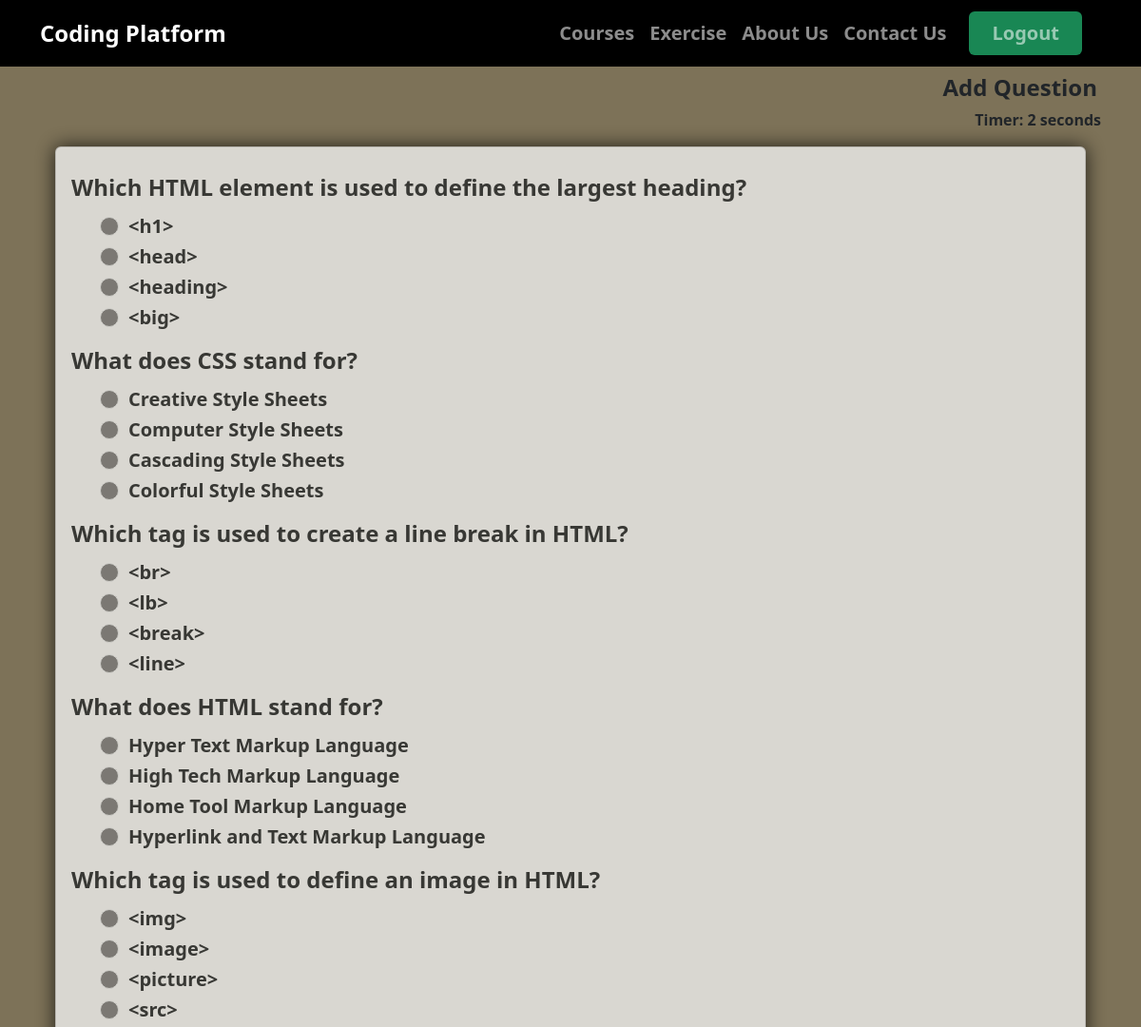
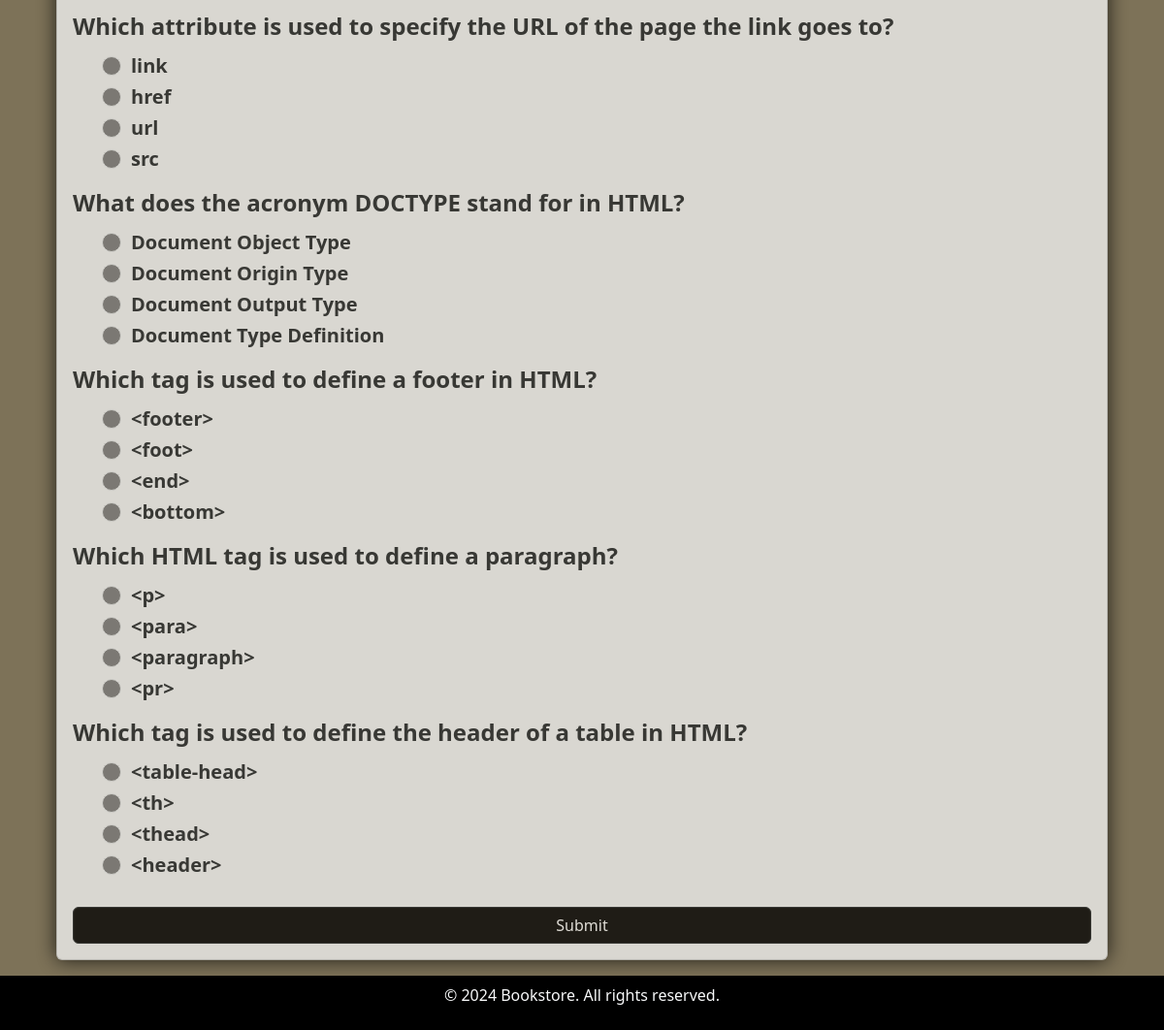
Screenshot of /exercise/ (signed in) with the database file from the repository (2 pictures, top to bottom).
### codingChallenge/models.py (models this page shows, shortened)
class QuesModel(models.Model):
    question = models.CharField(max_length=200)
    op1 = models.CharField(max_length=200)
    op2 = models.CharField(max_length=200)
    op3 = models.CharField(max_length=200)
    op4 = models.CharField(max_length=200)
    ans = models.CharField(max_length=200)

### codingChallenge/views.py (the view)
# urls.py: path('exercise/', exercise, name='exercise'),
@login_required(login_url='login')
def exercise(request):
    if request.method == 'POST':
        questions = QuesModel.objects.all()
        score = 0
        wrong = 0
        correct = 0
        total = 0
        wrong_answers = []
        for q in questions:
            total += 1
            selected_answer = request.POST.get(str(q.id))
            print("Selected Answer:", selected_answer)
            print("Correct Answer:", q.ans)
            print()
            if selected_answer and q.ans:
                selected_answer = selected_answer.strip().upper()
                correct_answer = q.ans.strip().upper()
                if selected_answer == correct_answer:
                    score += 10
                    correct += 1
                else:
                    wrong += 1
                    wrong_answers.append(q)
                ExerciseResult.objects.create(
                    user=request.user,
                    score=score,
                    selected_answer=selected_answer,  # Set the selected answer
                    correct=selected_answer == correct_answer,
                )
            else:
                print("Error: Selected answer or correct answer missing")
        percent = score / (total * 10) * 100
        print("Score:", score)
        print("Percentage:", percent)
        context = {
            'score': score,
            'time': request.POST.get('timer'),
            'correct': correct,
            'wrong': wrong,
            'percent': percent,
            'total': total,
            'questions': wrong_answers
        }
        return render(request, 'result.html', context)
    else:
        all_questions = QuesModel.objects.all()
        random_questions = sample(list(all_questions),min(len(all_questions),10))
        context = {'questions': random_questions}
        return render(request, 'exercise.html', context)

### codingChallenge/templates/exercise.html (shortened to what this page needs)
{% extends "base.html" %}
{% block content %}
{% load static %}
<div class="container ">
    {% if request.user.username == 'asdf' %}
    <div align="right" class="fs-4 p-1 fw-bold">
        <a class="nav-link text-dark" href="{% url 'addQuestion' %}">Add Question</a>
    </div>
    {% endif %}
    <div align="right" id="displaytimer"><b>Timer: 0 seconds</b></div>
    <form method='post' action='' class="card bg-light opacity-75 p-3 m-3">
        {% for q in questions%}
        <div class="form-group">
            <label class="fs-4 my-2 fw-bold" for="question">{{q.question}}</label>
        </div>
        <div class="form-check fs-5">
            <div class="form-check">
                <input class="form-check-input bg-black opacity-50" type="radio" name="{{q.id}}" id="gridRadios1" value="{{q.op1}}">
                <label class="form-check-label fw-semibold" for="gridRadios1">
                    {{q.op1}}
                </label>
            </div>
            <div class="form-check">
                <input class="form-check-input bg-black opacity-50" type="radio" name="{{q.id}}" id="gridRadios2" value="{{q.op2}}">
                <label class="form-check-label fw-semibold" for="gridRadios2">
                    {{q.op2}}
                </label>
            </div>
            <div class="form-check">
                <input class="form-check-input bg-black opacity-50" type="radio" name="{{q.id}}" id="gridRadios1" value="{{q.op3}}">
                <label class="form-check-label fw-semibold" for="gridRadios1">
                    {{q.op3}}
                </label>
            </div>
            <div class="form-check">
                <input class="form-check-input bg-black opacity-50" type="radio" name="{{q.question}}" id="gridRadios2" value="{{q.op4}}">
                <label class="form-check-label fw-semibold" for="gridRadios2">
                    {{q.op4}}
                </label>
            </div>
        </div>
        {% endfor %}
        <br>
        <button type="submit" class="btn btn-dark bg-black">Submit</button>
    </form>
</div>
{% endblock %}

### codingChallenge/templates/base.html (style rules this page uses)
body { background: rgba(58, 41, 1, 0.655); }
.card { transition: ease-in-out 0.7s; box-shadow: 0 0 20px rgb(0, 0, 0); }
a { text-decoration: none; }

### rows the page displays
QuesModel: question "Which HTML element is used to define the largest heading?", op1 "<h1>", op2 "<head>", op3 "<heading>", op4 "<big>"
QuesModel: question "What does CSS stand for?", op1 "Creative Style Sheets", op2 "Computer Style Sheets", op3 "Cascading Style Sheets", op4 "Colorful Style Sheets"
QuesModel: question "Which tag is used to create a line break in HTML?", op1 "<br>", op2 "<lb>", op3 "<break>", op4 "<line>"
QuesModel: question "What does HTML stand for?", op1 "Hyper Text Markup Language", op2 "High Tech Markup Language", op3 "Home Tool Markup Language", op4 "Hyperlink and Text Markup Language"
QuesModel: question "Which tag is used to define an image in HTML?", op1 "<img>", op2 "<image>", op3 "<picture>", op4 "<src>"
QuesModel: question "Which attribute is used to specify the URL of the page the link goes to?", op1 "link", op2 "href", op3 "url", op4 "src"
QuesModel: question "What does the acronym DOCTYPE stand for in HTML?", op1 "Document Object Type", op2 "Document Origin Type", op3 "Document Output Type", op4 "Document Type Definition"
QuesModel: question "Which tag is used to define a footer in HTML?", op1 "<footer>", op2 "<foot>", op3 "<end>", op4 "<bottom>"
QuesModel: question "Which HTML tag is used to define a paragraph?", op1 "<p>", op2 "<para>", op3 "<paragraph>", op4 "<pr>"
QuesModel: question "Which tag is used to define the header of a table in HTML?", op1 "<table-head>", op2 "<th>", op3 "<thead>", op4 "<header>"
